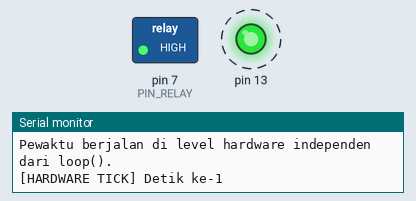
Simulated run of this sketch. Board: Arduino Uno, built with avr-gcc and run on an emulated ATmega328P. Parts: switched loads named in the sketch (green lamp = pin HIGH), output pins drawn as LEDs (lit = HIGH), the last lines printed to the serial monitor. Dashed ring = blinking.

Above: at 0.5 s.
At 4.5 s:
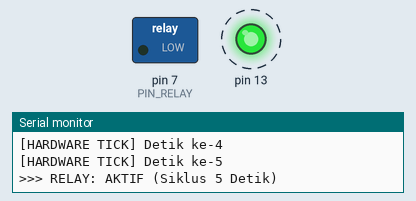
Timing chart, 0 to 6.5 s (numbered marks = the images above):
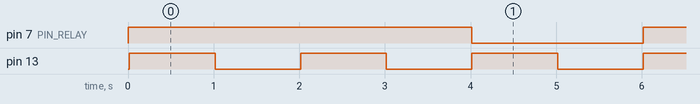

The sketch:

timer1_precision_clock.ino
```cpp
/**
 * timer1_precision_clock.ino
 * Modul 12: Pembangkit Waktu Presisi Menggunakan Hardware Timer1 CTC Interrupt
 *
 * Hardware:
 * - Arduino Uno R3 (ATmega328P @ 16 MHz)
 * - LED Indikator : Built-in LED pada pin D13 (PB5)
 * - Modul Relay 5V: Pin D7 (Active-LOW: 0V = ON, 5V = Standby)
 *
 * Konsep Hardware Timer:
 * Timer1 adalah counter hardware 16-bit independen. Pada mode CTC (Clear Timer on Compare Match),
 * counter menghitung dari 0 hingga nilai register OCR1A (15624). Begitu cocok, perangkat keras
 * memicu ISR(TIMER1_COMPA_vect) tepat setiap 1.000 detik tanpa terpengaruh beban CPU di loop().
 */

#include <Arduino.h>

const uint8_t PIN_RELAY = 7;

// Variabel yang diubah di dalam ISR wajib bertipe volatile
volatile uint32_t detikBerjalan = 0;
volatile bool flagDetikBaru = false;

/**
 * ISR Timer1 Compare Match A:
 * Dipanggil secara otomatis oleh CPU tepat setiap 1.000 detik.
 */
ISR(TIMER1_COMPA_vect) {
    detikBerjalan++;
    flagDetikBaru = true;

    // Balik status LED D13 (PB5) langsung pada level register silikon
    PINB |= (1 << PB5);
}

void inisialisasiTimer1SatuDetik() {
    // 1. Nonaktifkan interupsi global sementara agar konfigurasi register tidak terinterupsi
    cli();

    // 2. Bersihkan seluruh register kontrol Timer 1
    TCCR1A = 0;
    TCCR1B = 0;
    TCNT1  = 0; // Setel penghitung awal ke angka 0

    // 3. Perhitungan Nilai Register OCR1A untuk Target 1.000 Hz (1 Detik):
    // Formula: OCR1A = (f_CPU / (Prescaler * Target_Hz)) - 1
    // OCR1A = (16.000.000 / (1024 * 1)) - 1 = 15.624
    OCR1A = 15624;

    // 4. Aktifkan mode CTC (Clear Timer on Compare Match):
    // Mode CTC diatur dengan menyalakan bit WGM12 pada register TCCR1B
    TCCR1B |= (1 << WGM12);

    // 5. Konfigurasi Prescaler ke 1024:
    // Kombinasi bit: CS12 = 1 dan CS10 = 1
    TCCR1B |= (1 << CS12) | (1 << CS10);

    // 6. Izinkan Interupsi Pembanding Timer 1 (Output Compare A Match Interrupt Enable):
    // Nyalakan bit OCIE1A pada register TIMSK1
    TIMSK1 |= (1 << OCIE1A);

    // 7. Aktifkan kembali interupsi global
    sei();
}

void setup() {
    Serial.begin(115200);

    pinMode(13, OUTPUT);
    pinMode(PIN_RELAY, OUTPUT);
    digitalWrite(PIN_RELAY, HIGH); // Standby relay (Active-LOW)

    Serial.println(F("\n=============================================="));
    Serial.println(F("    SISTEM PEWAKTU HARDWARE TIMER1 CTC        "));
    Serial.println(F("=============================================="));
    Serial.println(F("Clock: 16 MHz | Prescaler: 1024 | Target: 1.000 Hz"));
    Serial.println(F("Pewaktu berjalan di level hardware independen dari loop().\n"));

    inisialisasiTimer1SatuDetik();
}

void loop() {
    // Loop utama bebas menjalankan tugas panjang tanpa merusak akurasi detak waktu
    if (flagDetikBaru) {
        flagDetikBaru = false;

        uint32_t waktuLokal;
        // PENTING: Operasi Atomik pada Mikrokontroler 8-bit
        // Variabel uint32_t berukuran 4 byte. CPU 8-bit membutuhkan 4 instruksi untuk membacanya.
        // Kita nonaktifkan interupsi sesaat agar nilainya tidak terdistorsi jika ISR terpicu di tengah pembacaan.
        noInterrupts();
        waktuLokal = detikBerjalan;
        interrupts();

        Serial.print(F("[HARDWARE TICK] Detik ke-"));
        Serial.println(waktuLokal);

        // Contoh Aplikasi: Mengaktifkan relay setiap kelipatan 5 detik selama 2 detik
        uint32_t sisaMod = waktuLokal % 5;
        if (sisaMod == 0) {
            digitalWrite(PIN_RELAY, LOW); // Relay AKTIF
            Serial.println(F(">>> RELAY: AKTIF (Siklus 5 Detik)"));
        } else if (sisaMod == 2) {
            digitalWrite(PIN_RELAY, HIGH); // Relay PADAM
            Serial.println(F(">>> RELAY: STANDBY"));
        }
    }
}
```

Measured:
- by itself, pin 7 (PIN_RELAY): alternates HIGH for 3.0 s and LOW for 2.0 s
- by itself, pin 13: alternates HIGH for 1.0 s and LOW for 1.0 s
